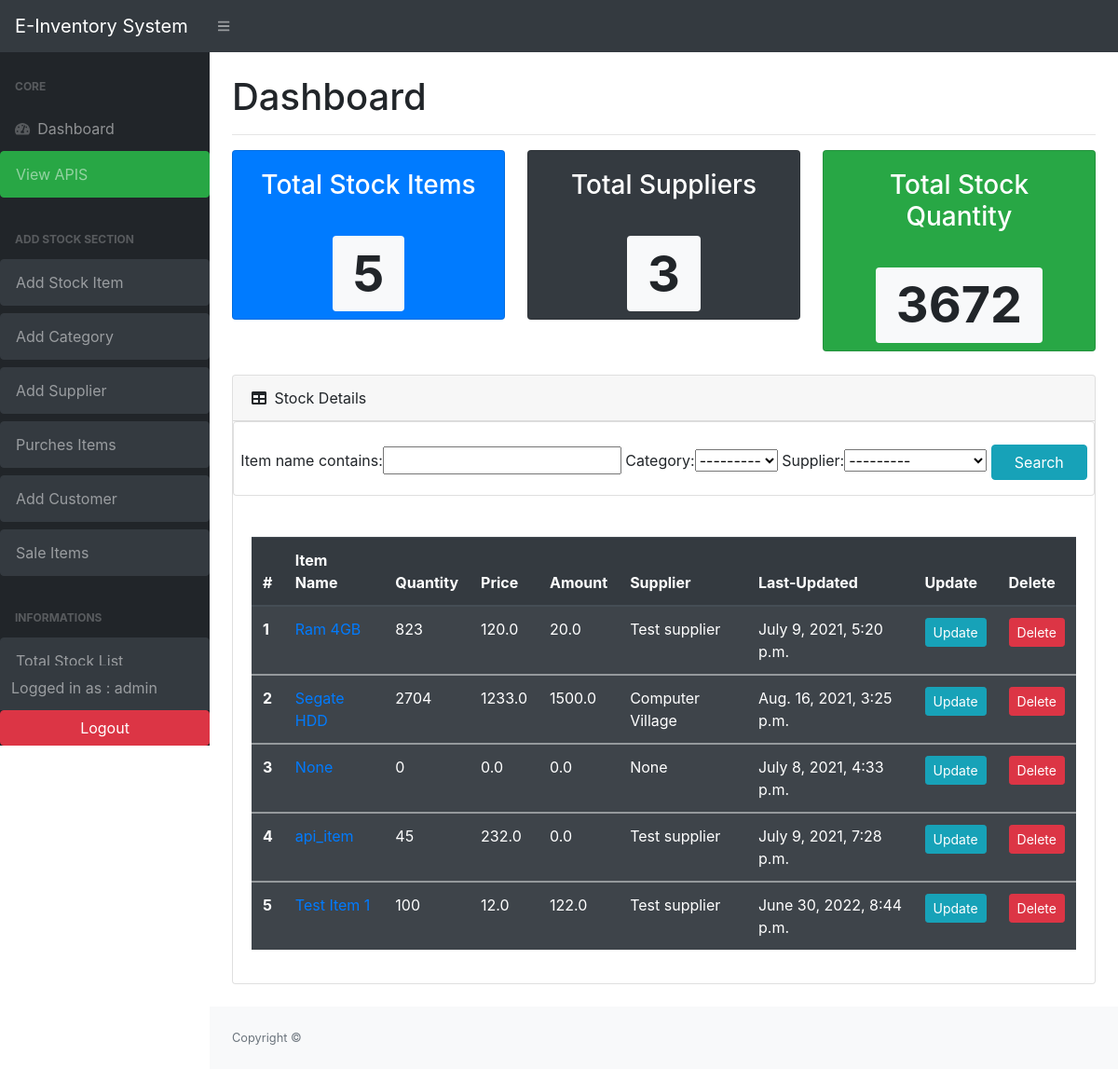
The app's page / (signed in) with its own data.
### stock/models.py (models this page shows, shortened)
class Stock( models.Model):
    id = models.AutoField(primary_key=True)
    category =models.ForeignKey(Category, on_delete=models.SET_NULL, null=True,blank=True)
    item_name = models.CharField(max_length=200, null=True)
    quantity = models.IntegerField(default=0)
    price = models.FloatField(null=True, blank=True,default= 0)
    amount = models.FloatField(null=True, blank=True,default= 0)
    supplier= models.ForeignKey(Supplier, on_delete=models.SET_NULL, null=True,blank=True)
    last_updated=models.DateTimeField(auto_now_add=False,auto_now=True)
    timestamp= models.DateTimeField(auto_now_add=True,auto_now=False,)
    is_deleted = models.BooleanField(default=False)

class Supplier (models.Model):
    sup_name = models.CharField(max_length=200, null=True,)
    sup_mobile = models.CharField(max_length=200, null=True, blank=True)
    sup_email = models.CharField(max_length=200, null=True, blank=True)
    sup_note = models.TextField(blank=True, null=True)
    def __str__(self):
        return self.sup_name

### stock/views.py (the view)
# urls.py: path('', views.list_items, name='home'),
@login_required(login_url='user_login')
def list_items(request):
    items = Stock.objects.all()
    supplier=Supplier.objects.all()
    customer = Customer.objects.all()
    total_items= items.count()
    total_supplier = supplier.count()
    total_quantity=[]
    for item in items:
        if item.quantity is None:
            item.quantity = 0
        else:
            total_quantity.append(item.quantity)
    total_quantity=sum(total_quantity)
    search= Filter(request.GET, queryset=items)
    items = search.qs
    context = {
    'items':items,
    'search':search,
    'total_items':total_items,
    'total_supplier':total_supplier,
    'total_quantity':total_quantity,
    'customer':customer,
    }
    return render (request, 'stock/itmes.html', context)

### stock/models.py (called while the page is built)
    def __str__(self):
        return self.cat_name

### stock/templates/stock/itmes.html (shortened to what this page needs)
{% extends "base.html" %}
{% block content %}
{% load crispy_forms_tags %}
<main>
    <div class="container-fluid">
        <h1 class="mt-4 mb-3">Dashboard</h1>
        <hr>
        <div class="row">
            <div class="col-xl-4 col-md-6  text-center">
                <div class="card bg-primary text-white mb-4">
                    <div class="card-body">
                        <h3>Total Stock Items</h3>
                    </div>
                    <div class=" text-center">
                        <h1 class="display-3"><span class="badge badge-light">{{total_items}}</span></h1>
                    </div>
                </div>
            </div>
            <div class="col-xl-4 col-md-6 text-center">
                <div class="card bg-dark text-white mb-4">
                    <div class="card-body">
                        <h3>Total Suppliers</h3>
                    </div>
                    <div class=" text-center">
                        <h1 class="display-3"><span class="badge badge-light">{{total_supplier}}</span></h1>
                    </div>
                </div>
            </div>
            <div class="col-xl-4 col-md-6 text-center">
                <div class="card bg-success text-white mb-4">
                    <div class="card-body">
                        <h3>Total Stock Quantity</h3>
                    </div>
                    <div class=" text-center">
                        <h1 class="display-3"><span class="badge badge-light">{{total_quantity}}</span></h1>
                    </div>
                </div>
            </div>
            <div class="col-xl-3 col-md-6">
            </div>
        </div>
        <div class="card mb-4">
            <div class="card-header">
                <i class="fas fa-table mr-1"></i>
                Stock Details
            </div>
            <div class="form-group card mb-4">
                <form class="form-group" action="" method="GET">
                    <br>
                    <div class="text-center">
                        {{search.form}}
                        <input class="btn btn-info pl-4 pr-4" type="submit" value="Search" name="" id="">
                    </div>
                </form>
            </div>
            <div class="card-body">
                <div class="table-responsive">
                    <table class="table table-striped table-dark">
                        <thead>
                            <tr>
                                <th scope="col">#</th>
                                <th scope="col">Item Name</th>
                                <th scope="col">Quantity</th>
                                <th scope="col">Price</th>
                                <th scope="col">Amount</th>
                                <th scope="col">Supplier</th>
                                <th scope="col">Last-Updated</th>
                                <th scope="col">Update</th>
                                <th scope="col">Delete</th>
                            </tr>
                        </thead>
                        {% for item in items %}
                        <tbody>
                            <tr>
                                <th scope="row">{{ forloop.counter }}</th>
                                <td><a href="{% url 'stock_details' item.id %}">{{item.item_name}}</a></td>
                                <td>{{item.quantity}}</td>
                                <td>{{item.price}}</td>
                                <td>{{item.amount}}</td>
                                <td>{{item.supplier}}</td>
                                <td>{{item.last_updated}}</td>
                                <td c><a href="{% url 'update_stock' item.id %}"><button type="button"
                                            class="btn btn-info btn-sm">Update</button></a></td>
                                <td><a href="{% url 'delete_stock' item.id %}"><button type="button"
                                            class="btn btn-danger btn-sm">Delete</button></a></td>
                            </tr>
                        </tbody>
                        {% endfor%}
                    </table>
                </div>
            </div>
        </div>
    </div>
</main>
{% endblock %}

### stock/templates/layouts/backend_sidebar.html (shortened to what this page needs)
<div id="layoutSidenav_nav">
    <nav class="sb-sidenav accordion sb-sidenav-dark" id="sidenavAccordion">
        <div class="sb-sidenav-menu">
            <div class="nav">
                <div class="sb-sidenav-menu-heading">Core</div>
                <a class="nav-link" href="{% url 'list_items' %}">
                    <div class="sb-nav-link-icon"><i class="fas fa-tachometer-alt"></i></div>
                    Dashboard
                </a>
                <a class="nav-link collapsed btn btn-success mb-2" href="{% url 'schema-swagger-ui' %}"> View APIS
                </a>
                <div class="sb-sidenav-menu-heading">Add Stock Section</div>
                <a class="nav-link collapsed btn btn-dark mb-2" href="{% url 'add_stock' %}"> Add Stock Item
                </a>
                <a class="nav-link collapsed btn btn-dark mb-2" href="{% url 'add_category' %}"> Add Category
                </a>
                <a class="nav-link collapsed btn btn-dark mb-2" href="{% url 'add_sup' %}"> Add Supplier
                </a>
                <a class="nav-link collapsed btn btn-dark mb-2" href="{% url 'purchase' %}"> Purches Items
                </a>
                <a class="nav-link collapsed btn btn-dark mb-2" href="{% url 'add_cust' %}"> Add Customer
                </a>
                <a class="nav-link collapsed btn btn-dark mb-2" href="{% url 'sale' %}"> Sale Items
                </a>
                <div class="sb-sidenav-menu-heading">Informations</div>
                <a class="nav-link collapsed btn btn-dark mb-2" href="{% url 'total_list' %}"> Total Stock List
                </a>
            </div>
        </div>
        <div class="sb-sidenav-footer">
            <div class="p">Logged in as : {{request.user}}</div>
        </div>
        <div class="sb-sidenav-menu-heading text-center">
            {% if user.is_authenticated %}
            <form method="POST" action="{% url 'logout' %}">
                <button class="btn btn-danger" type="submit" style="padding-left: 85px; padding-right: 85px;">Logout
                </button>
            </form>
            {% else %}
            <button class="btn btn-info" type="submit" style="padding-left: 85px; padding-right: 85px;">login
            </button>
            {% endif %}
        </div>
    </nav>
</div>

### records on screen
Stock: item_name "Ram 4GB", quantity "823", price "120.0", amount "20.0", supplier "Test supplier", last_updated "July 9, 2021, 5:20 p.m."
Stock: item_name "Segate HDD", quantity "2704", price "1233.0", amount "1500.0", supplier "Computer Village", last_updated "Aug. 16, 2021, 3:25 p.m."
Stock: item_name "None", quantity "0", price "0.0", amount "0.0", supplier "None", last_updated "July 8, 2021, 4:33 p.m."
Stock: item_name "api_item", quantity "45", price "232.0", amount "0.0", supplier "Test supplier", last_updated "July 9, 2021, 7:28 p.m."
Stock: item_name "Test Item 1", quantity "100", price "12.0", amount "122.0", supplier "Test supplier", last_updated "June 30, 2022, 8:44 p.m."

### other values on screen
{{ request.user }} "admin"
{{ total_items }} "5"
{{ total_supplier }} "3"
{{ total_quantity }} "3672"
